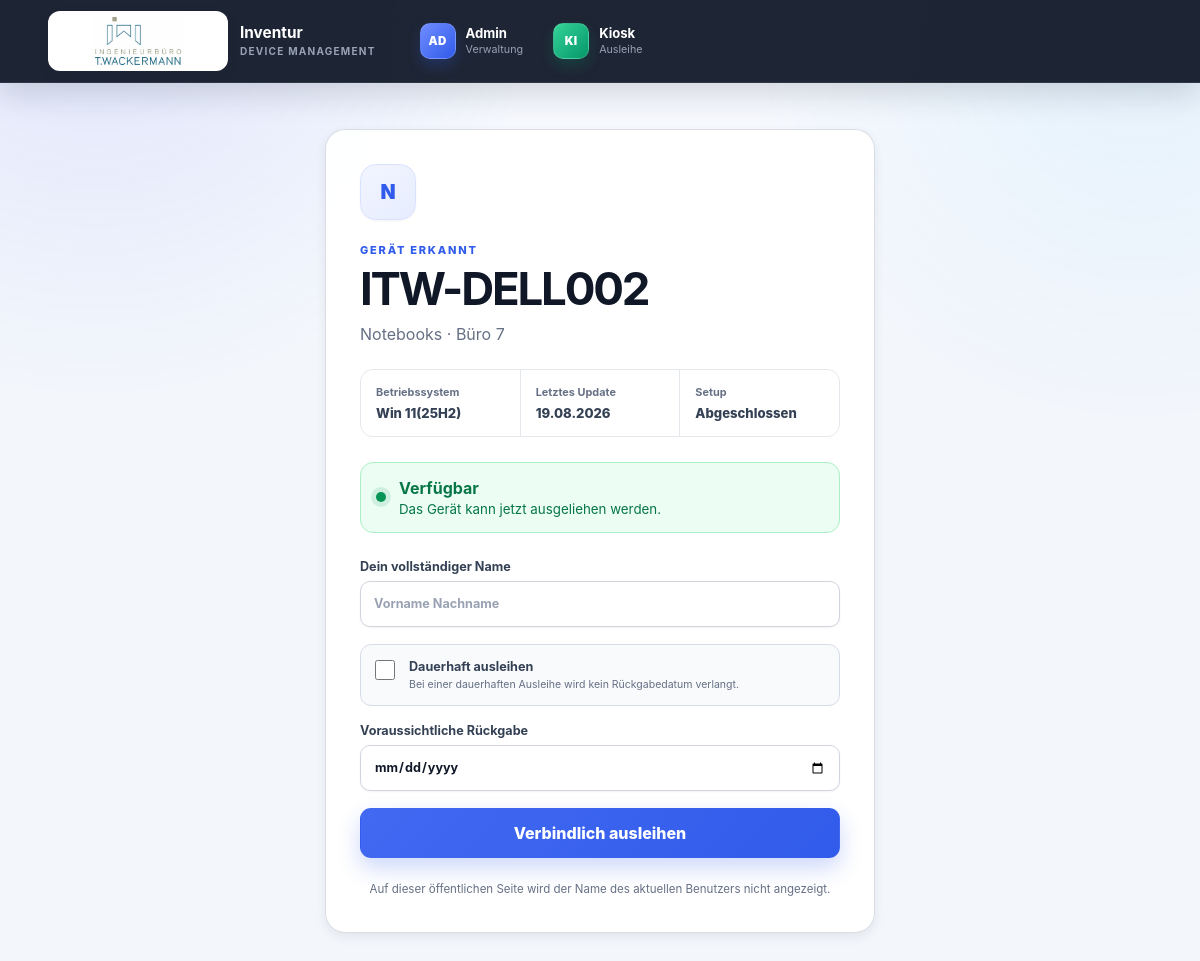
/device/a75a6a0f-e860-4ae0-9708-da114144460a, run on the app's committed database.
### tables this page shows
CREATE TABLE devices (
                id INTEGER PRIMARY KEY AUTOINCREMENT,
                public_id TEXT NOT NULL UNIQUE,
                name TEXT NOT NULL UNIQUE,
                device_type TEXT NOT NULL,
                operating_system TEXT,
                latest_update_date TEXT,
                setup_complete INTEGER NOT NULL DEFAULT 0
                    CHECK (setup_complete IN (0, 1)),
                location TEXT NOT NULL DEFAULT 'Büro',
                condition TEXT NOT NULL DEFAULT 'ready'
                    CHECK (condition IN ('ready', 'service', 'defective')),
                created_at TEXT NOT NULL DEFAULT CURRENT_TIMESTAMP
            , is_active INTEGER NOT NULL DEFAULT 1
                    CHECK (is_active IN (0, 1)), deleted_at TEXT, deletion_reason TEXT, is_personal_device
                    INTEGER NOT NULL DEFAULT 0
                    CHECK (
                        is_personal_device IN (0, 1)
                    ));

### app/routes/devices.py (the view)
@router.get("/{public_id}")
def device_page(
    public_id: str,
    request: Request,
    message: str | None = None,
    error: str | None = None,
):
    device = get_public_device(
        public_id
    )
    if not device:
        return templates.TemplateResponse(
            request,
            "not_found.html",
            status_code=404,
        )
    return templates.TemplateResponse(
        request,
        "device.html",
        {
            "device": device,
            "block_reason": block_reason(device),
            "can_return": can_return_device(request),
            "csrf_token": csrf_token(request),
            "message": message,
            "error": error,
        },
    )

### app/templates/device.html (shortened to what this page needs)
{% extends "base.html" %}
{% block content %}
<section class="scan-shell">
    <article class="card scan-card">
        <div class="device-icon">
            {{ device.device_type[:1] | upper }}
        </div>
        <p class="eyebrow">
            Gerät erkannt
        </p>
        <h1>
            {{ device.name }}
        </h1>
        <p class="muted">
            {{ device.device_type }} · {{ device.location }}
        </p>
        <dl class="device-details">
            <div>
                <dt>
                    Betriebssystem
                </dt>
                <dd>
                    {{
                        device.operating_system
                        or "Nicht angegeben"
                    }}
                </dd>
            </div>
            <div>
                <dt>
                    Letztes Update
                </dt>
                <dd>
                    {{
                        device.latest_update_date
                        | date_de
                    }}
                </dd>
            </div>
            <div>
                <dt>
                    Setup
                </dt>
                <dd>
                    {{
                        "Abgeschlossen"
                        if device.setup_complete
                        else "Noch offen"
                    }}
                </dd>
            </div>
        </dl>
        {% if device.active_loan_id %}
            <div class="availability unavailable">
                <span></span>
                <div>
                    <strong>
                        Aktuell ausgeliehen
                    </strong>
                    {% if device.active_is_permanent %}
                        <small>
                            Dauerhafte Ausleihe –
                            kein Rückgabedatum festgelegt.
                        </small>
                    {% elif device.active_expected_return_at %}
                        <small>
                            Voraussichtliche Rückgabe:
                            {{
                                device.active_expected_return_at
                                | date_de
                            }}
                        </small>
                    {% else %}
                        <small>
                            Es wurde kein Rückgabedatum gespeichert.
                        </small>
                    {% endif %}
                </div>
            </div>
            {% if can_return %}
                <form
                    method="post"
                    action="/device/{{ device.public_id }}/return"
                >
                    <input
                        type="hidden"
                        name="csrf_token"
                        value="{{ csrf_token }}"
                    >
                    <button
                        class="button button-primary button-full"
                        type="submit"
                    >
                        Gerät zurückgeben
                    </button>
                </form>
            {% else %}
                <div class="availability unavailable">
                    <span></span>
                    <div>
                        <strong>
                            Rückgabe nicht möglich
                        </strong>
                        <small>
                            Die Rückgabe ist nur am
                            Ausleihterminal möglich.
                        </small>
                    </div>
                </div>
            {% endif %}
        {% else %}
            <div class="availability available">
                <span></span>
                <div>
                    <strong>
                        Verfügbar
                    </strong>
                    <small>
                        Das Gerät kann jetzt ausgeliehen werden.
                    </small>
                </div>
            </div>
            <form
                method="post"
                action="/device/{{ device.public_id }}/borrow"
                class="stacked-form"
                id="borrow-form"
            >
                <label>
                    Dein vollständiger Name
                    <input
                        name="borrower_name"
                        minlength="2"
                        maxlength="100"
                        autocomplete="name"
                        placeholder="Vorname Nachname"
                        required
                    >
                </label>
                <label class="permanent-loan-option">
                    <input
                        type="checkbox"
                        id="is-permanent"
                        name="is_permanent"
                        value="1"
                    >
                    <span>
                        <strong>
                            Dauerhaft ausleihen
                        </strong>
                        <small>
                            Bei einer dauerhaften Ausleihe
                            wird kein Rückgabedatum verlangt.
                        </small>
                    </span>
                </label>
                <label id="return-date-field">
                    Voraussichtliche Rückgabe
                    <input
                        type="date"
                        id="expected-return-at"
                        name="expected_return_at"
                        required
                    >
                </label>
                <button
                    class="button button-primary button-full"
                    type="submit"
                >
                    Verbindlich ausleihen
                </button>
            </form>
        {% endif %}
        <p class="privacy-note">
            Auf dieser öffentlichen Seite wird der Name
            des aktuellen Benutzers nicht angezeigt.
        </p>
    </article>
</section>
{% endblock %}

### app/templates/base.html (shortened to what this page needs)
<!DOCTYPE html>
<html lang="de">
<head>
    <link
        rel="stylesheet"
        href="/static/styles.css"
    >
</head>
<body>
    <header class="site-header">
        <div class="header-left">
            <a
                class="company-brand"
                href="/admin/"
                aria-label="Zur Inventurübersicht"
            >
                <span class="company-logo-shell">
                    <img
                        class="company-logo"
                        src="/static/images/logo.jpg"
                        alt="Firmenlogo"
                    >
                </span>
                <span class="product-name">
                    <strong>Inventur</strong>
                    <small>Device Management</small>
                </span>
            </a>
            <nav
                class="portal-navigation"
                aria-label="Bereichsauswahl"
            >
                <a
                    class="portal-link"
                    href="/admin/"
                >
                    <span class="brand-mark">
                        AD
                    </span>
                    <span class="portal-text">
                        <strong>Admin</strong>
                        <small>Verwaltung</small>
                    </span>
                </a>
                <a
                    class="portal-link"
                    href="/kiosk/"
                >
                    <span class="brand-mark kiosk-mark">
                        KI
                    </span>
                    <span class="portal-text">
                        <strong>Kiosk</strong>
                        <small>Ausleihe</small>
                    </span>
                </a>
            </nav>
        </div>
    </header>
    <main class="page-shell">
        {% block content %}
        {% endblock %}
    </main>
</body>
</html>

### app/templates/device.html (style rules this page uses)
.permanent-loan-option { display: grid; grid-template-columns: 22px 1fr; align-items: start; gap: 12px; padding: 14px; border: 1px solid #d5dce7; border-radius: 11px; background: #f8fafc; cursor: pointer; }
.permanent-loan-option input { width: 20px; height: 20px; min-height: 20px; margin: 1px 0 0; }
.permanent-loan-option strong, .permanent-loan-option small { display: block; }
.permanent-loan-option small { margin-top: 4px; color: #667085; font-weight: 400; }

### data on the page
devices: device_type "N", name "ITW-DELL002", device_type "Notebooks", location "Büro 7", operating_system "Win 11(25H2)", latest_update_date "19.08.2026", setup_complete "Abgeschlossen"
